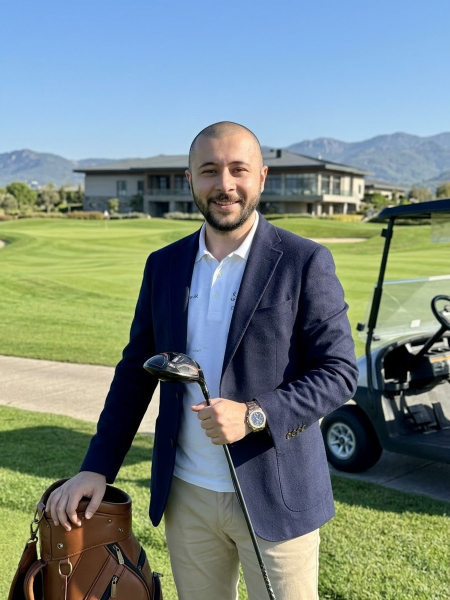
#> input picture assets/img/portrait.jpg, 900 x 1200 px (shown at 1/2 size)
$ python -i og_images.py   (imports and definitions only)
#> lines starting #> are read from the running program, lines starting #| are printed output that depends on the picture; after the words box and inside, x2 and y2 are one past the last pixel; in counts of white or black regions, pixels touching at a corner belong together
#!/usr/bin/env python3
"""Draw a share image for every page and every article, in both languages.

These are the pictures that appear when a link is posted to Facebook, WhatsApp,
Telegram, X or LinkedIn. Each one carries the page's own title rather than one
generic photograph.

    python3 tools/og_images.py        # writes assets/og/<lang>-<name>.jpg

Needs Pillow. Run it again after changing a title.
"""

import json
import os
import re

from PIL import Image, ImageDraw, ImageEnhance, ImageFilter, ImageFont

ROOT = os.path.dirname(os.path.dirname(os.path.abspath(__file__)))
FONTS = os.path.join(ROOT, "tools", "fonts")
OUT = os.path.join(ROOT, "assets", "og")

W, H = 1200, 630
INK = (8, 9, 11)                  # the site's own ground
INK_SOFT = (17, 19, 24)
VIOLET = (124, 92, 255)
VIOLET_SOFT = (154, 130, 255)
PAPER = (242, 242, 240)
MUTED = (154, 157, 165)
PAD = 68

GEORGIAN = re.compile(r"[\u10A0-\u10FF\u1C90-\u1CBF]")


# [67 lines left out: functions display, spaced, font, clean, wrap, fit, not called in this run]


SPLIT = 744                       # where the ink panel ends and the photograph starts


def background(photo_path):
    """Two panels, the way the site itself sets a page: the words on the ink
    ground, the photograph in its own frame beside them at full colour. Nothing
    fades across the face, and nothing is greyed out."""
#> called with photo_path = '../assets/img/portrait.jpg'
    base = Image.new("RGB", (W, H), INK)
    grad = Image.new("L", (W, 1))
    for x in range(W):
        grad.putpixel((x, 0), int(255 * (x / SPLIT) ** 1.5) if x < SPLIT else 255)
    base = Image.composite(Image.new("RGB", (W, H), INK_SOFT), base, grad.resize((W, H)))
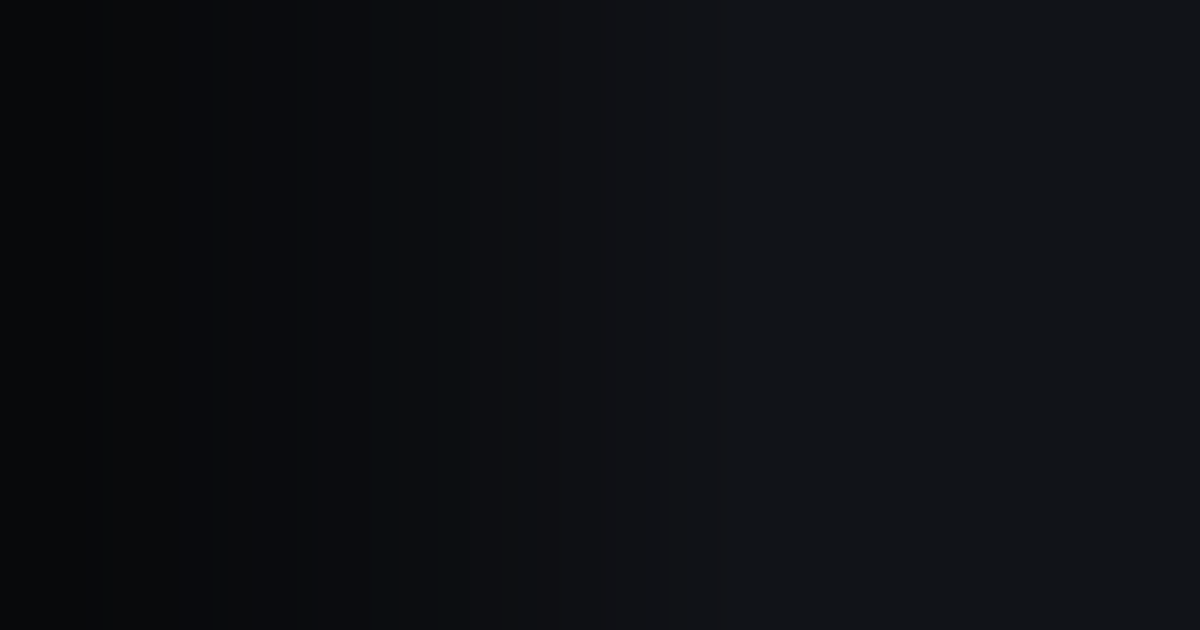
#> base: PIL image 1200x630 RGB; mean R, G, B 13.6, 15.3, 19.1

    # the violet the site uses for emphasis, low and behind the words
    glow = Image.new("RGB", (W, H), (40, 28, 96))
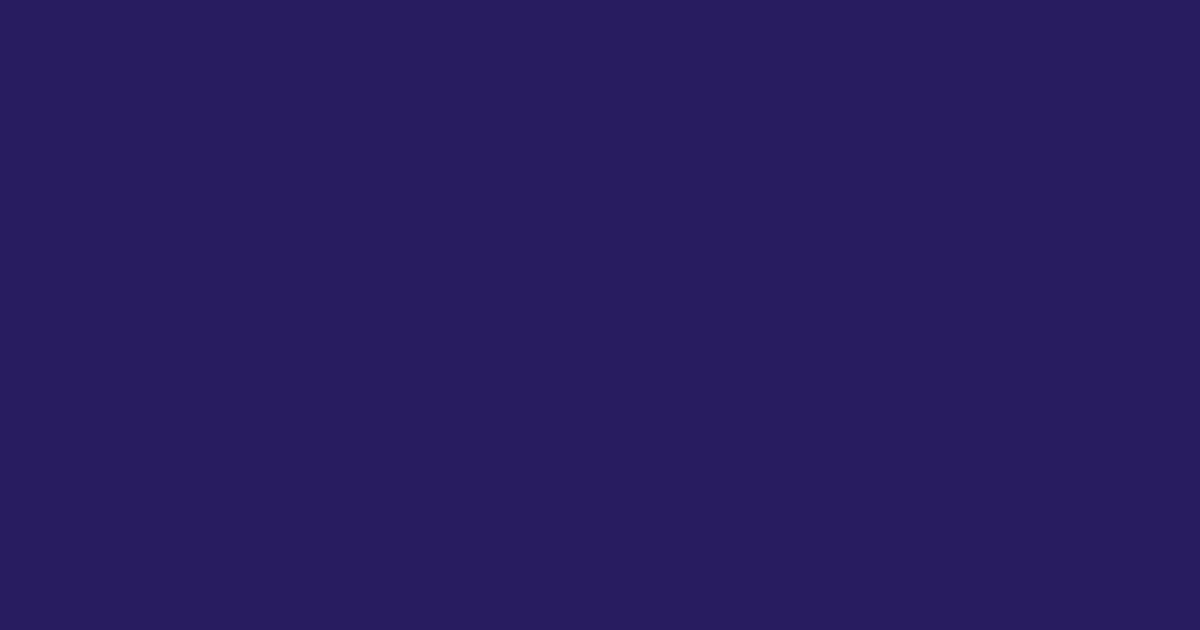
#> glow: PIL image 1200x630 RGB; mean R, G, B 40, 28, 96
    gmask = Image.new("L", (W, H), 0)
#> gmask: PIL image 1200x630 L; every value is 0
    ImageDraw.Draw(gmask).ellipse((-460, 120, 520, 900), fill=120)
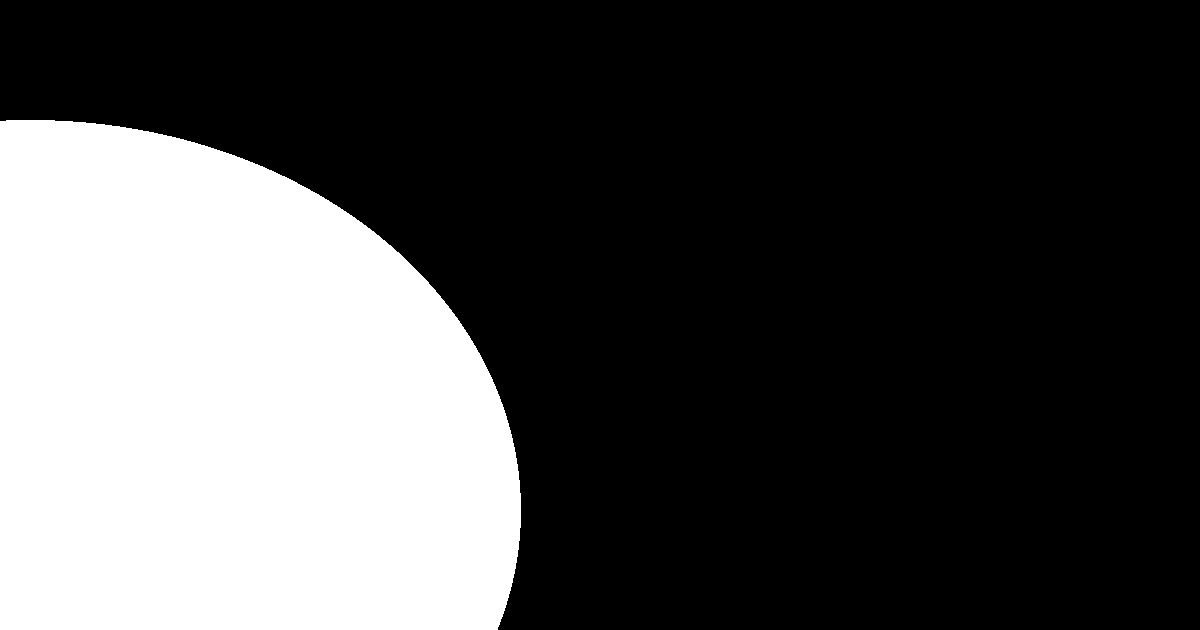
#> gmask: PIL image 1200x630 L; values 0 (black) and 120 (white), 29.6% white; 1 white region, box (x1, y1, x2, y2) and area: (0, 120, 521, 630) 223638
    base = Image.composite(glow, base, gmask.filter(ImageFilter.GaussianBlur(150)))
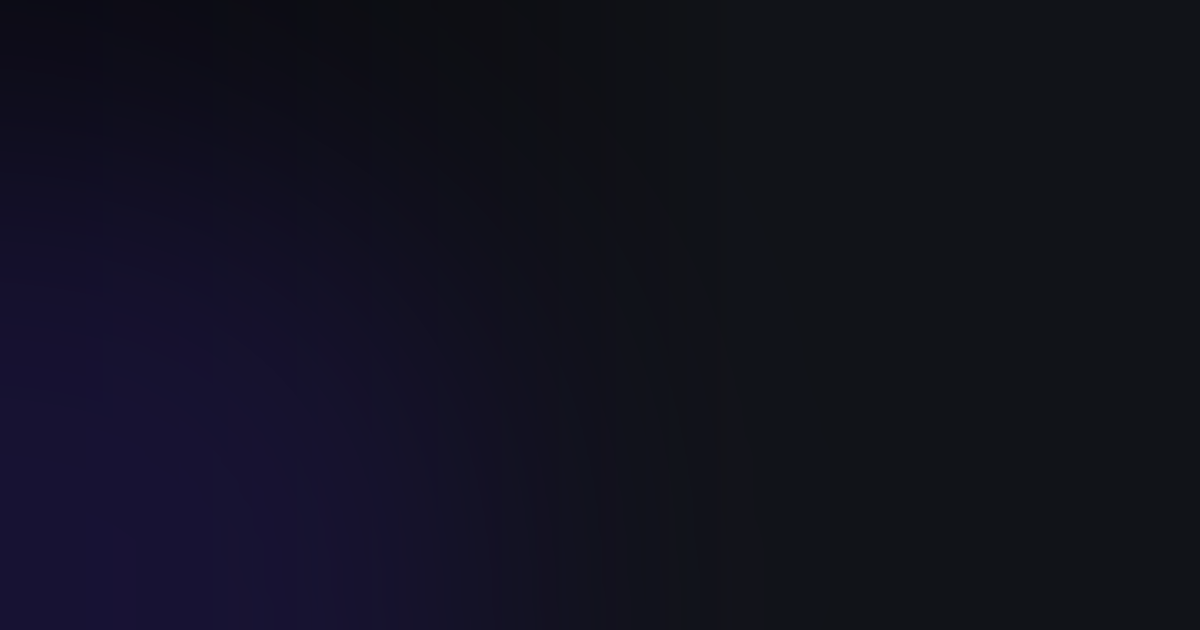
#> base: PIL image 1200x630 RGB; mean R, G, B 17.7, 17.5, 30.4

    if photo_path and os.path.exists(photo_path):
        frame_w = W - SPLIT
        with Image.open(photo_path) as im:
#> im is the input picture: PIL image 900x1200 RGB; mean R, G, B 117.1, 132.9, 129.9
            photo = im.convert("RGB")
        ratio = max(frame_w / photo.width, H / photo.height)
#> ratio = 0.525
        photo = photo.resize((max(frame_w, int(photo.width * ratio)),
                              max(H, int(photo.height * ratio))), Image.LANCZOS)
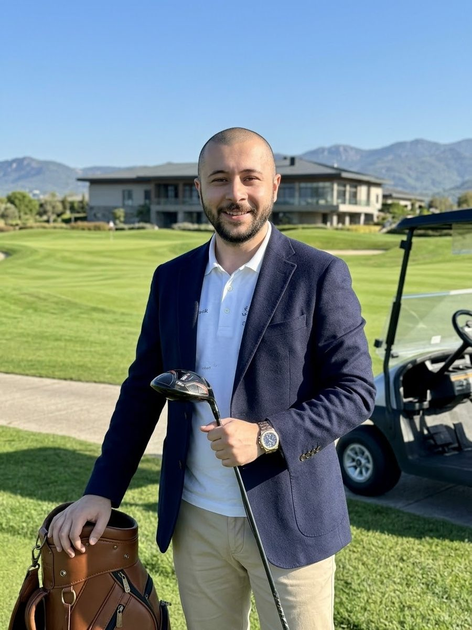
#> photo: PIL image 472x630 RGB; mean R, G, B 117.1, 132.9, 130
        left = (photo.width - frame_w) // 2
#> left = 8
        top = int((photo.height - H) * 0.32)        # faces sit above the middle
#> top = 0
        base.paste(photo.crop((left, top, left + frame_w, top + H)), (SPLIT, 0))
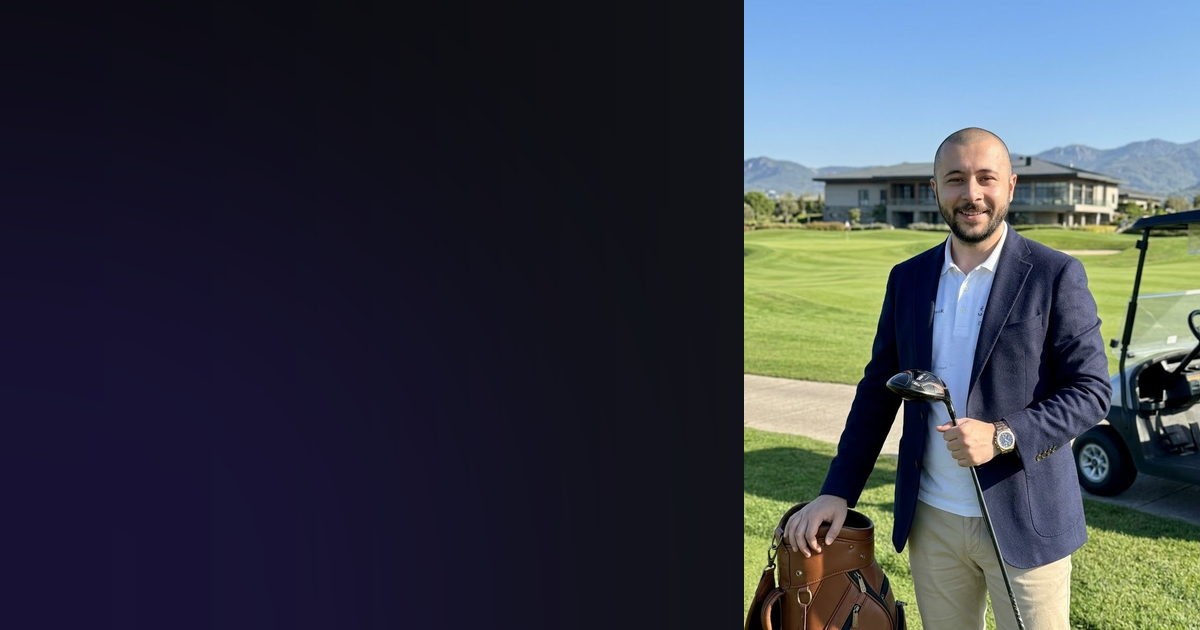
#> base: PIL image 1200x630 RGB; mean R, G, B 55.4, 60.4, 70.5

        # a hairline where the two panels meet, and the ink reaching a little
        # way into the picture so the join is a seam and not a cut
        veil = Image.new("RGB", (W, H), INK)
        vmask = Image.new("L", (W, 1), 0)
        for x in range(W):
            if SPLIT <= x < SPLIT + 90:
                vmask.putpixel((x, 0), int(190 * (1 - (x - SPLIT) / 90) ** 1.4))
        base = Image.composite(veil, base, vmask.resize((W, H)))
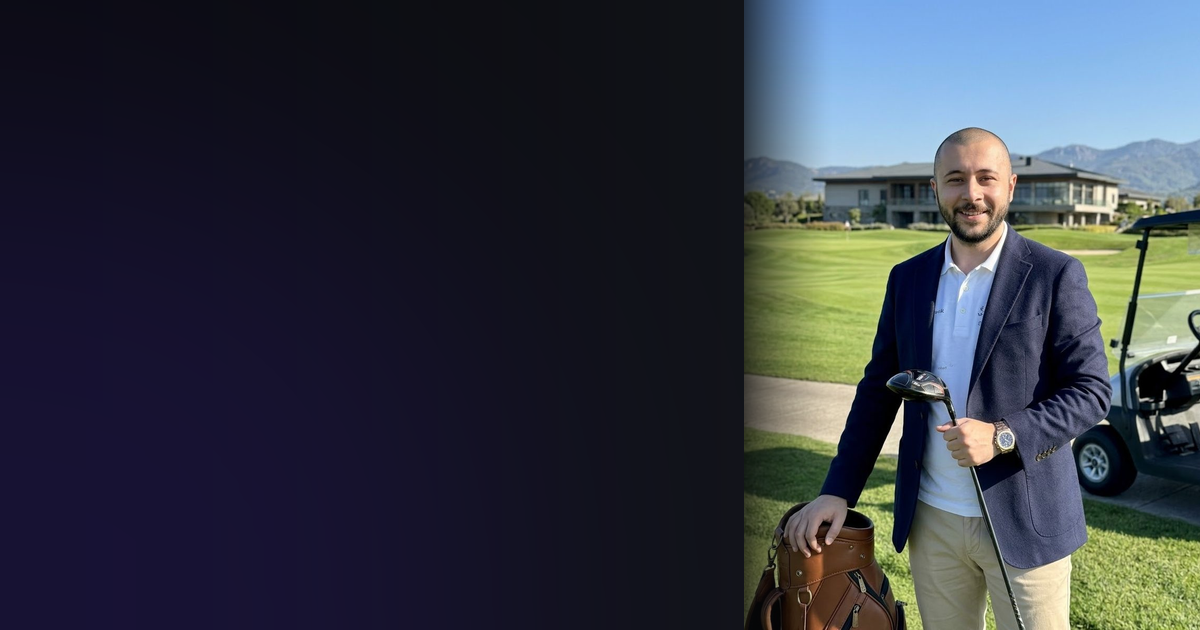
#> base: PIL image 1200x630 RGB; mean R, G, B 52.2, 56.8, 67.6
        ImageDraw.Draw(base).rectangle((SPLIT, 0, SPLIT + 2, H), fill=VIOLET)
    return base


# [81 lines left out: functions monogram, card, main, not called in this run]


# [2 lines not run here, left out]

>>> result = background('../assets/img/portrait.jpg')

$ run again, on assets/img/aviation-800.jpg
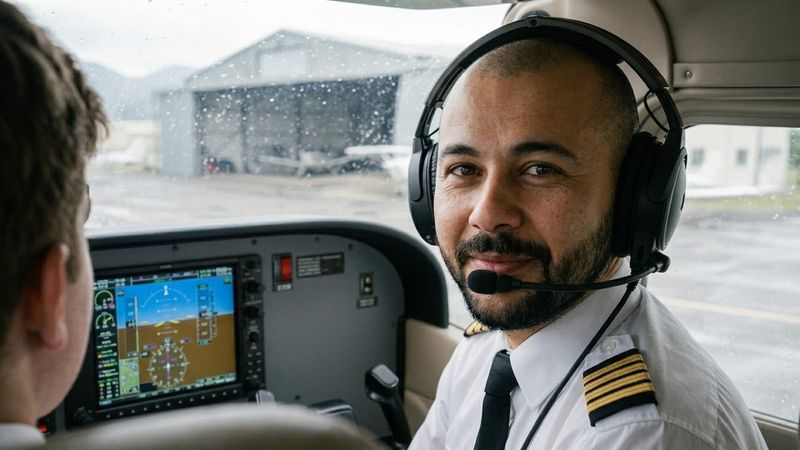
#> input picture assets/img/aviation-800.jpg, 800 x 450 px
#> in background, im is the input picture: PIL image 800x450 RGB; mean R, G, B 119.4, 120.3, 116.7
#> in background, `base.paste(photo.crop((left, top, left + frame_w, top + H)), (SPLIT, 0))`:
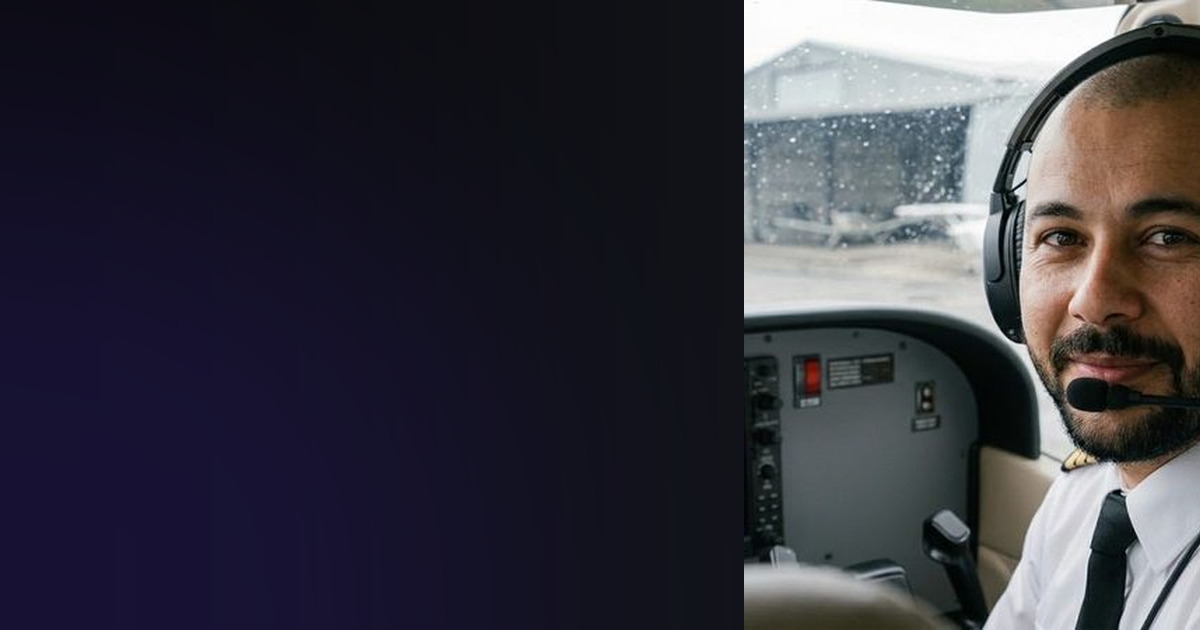
#> base: PIL image 1200x630 RGB; mean R, G, B 56.9, 55.8, 65.6
#> in background, `base = Image.composite(veil, base, vmask.resize((W, H)))`:
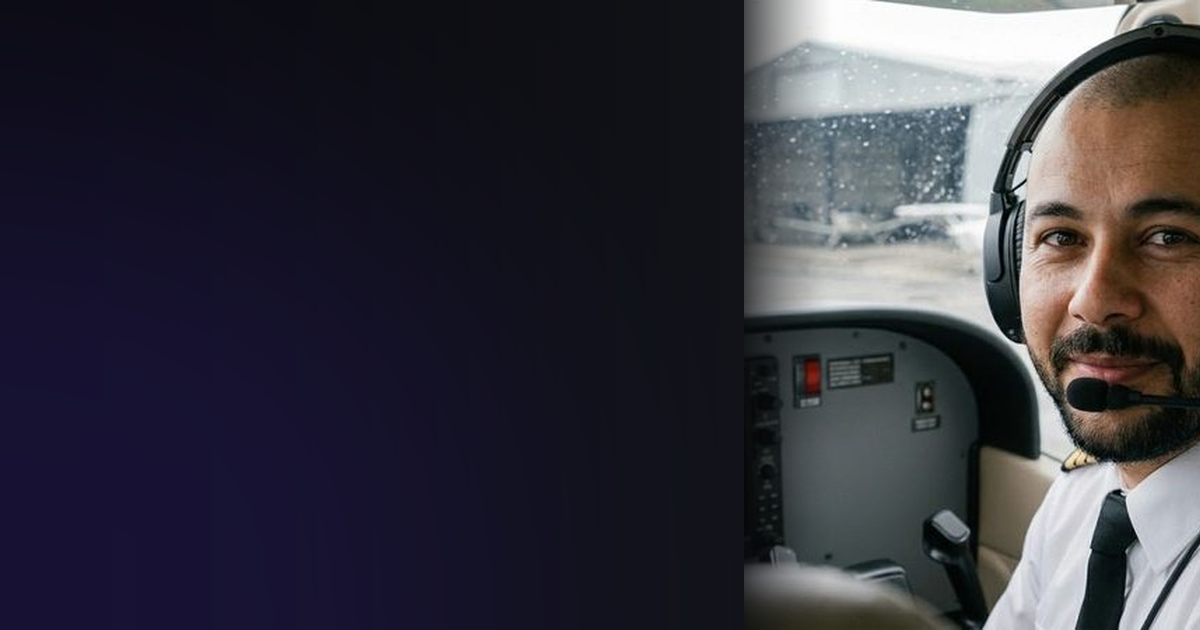
#> base: PIL image 1200x630 RGB; mean R, G, B 54.3, 53.1, 62.9

$ run again, on assets/img/film-800.jpg
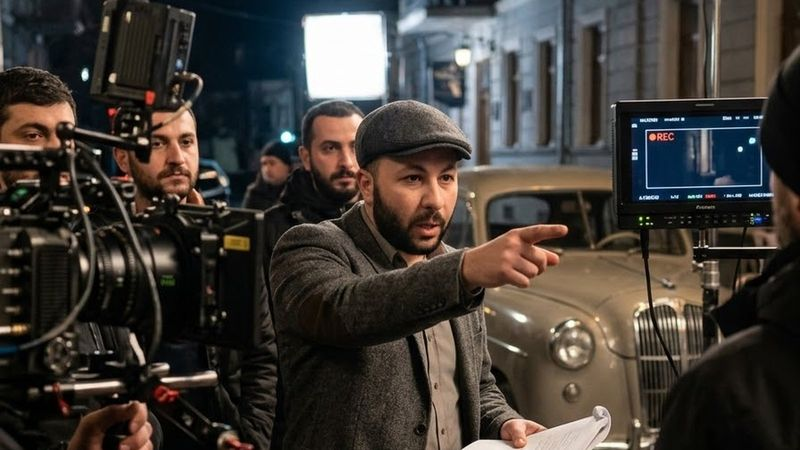
#> input picture assets/img/film-800.jpg, 800 x 450 px
#> in background, im is the input picture: PIL image 800x450 RGB; mean R, G, B 65.1, 59.6, 54.4
#> in background, `base.paste(photo.crop((left, top, left + frame_w, top + H)), (SPLIT, 0))`:
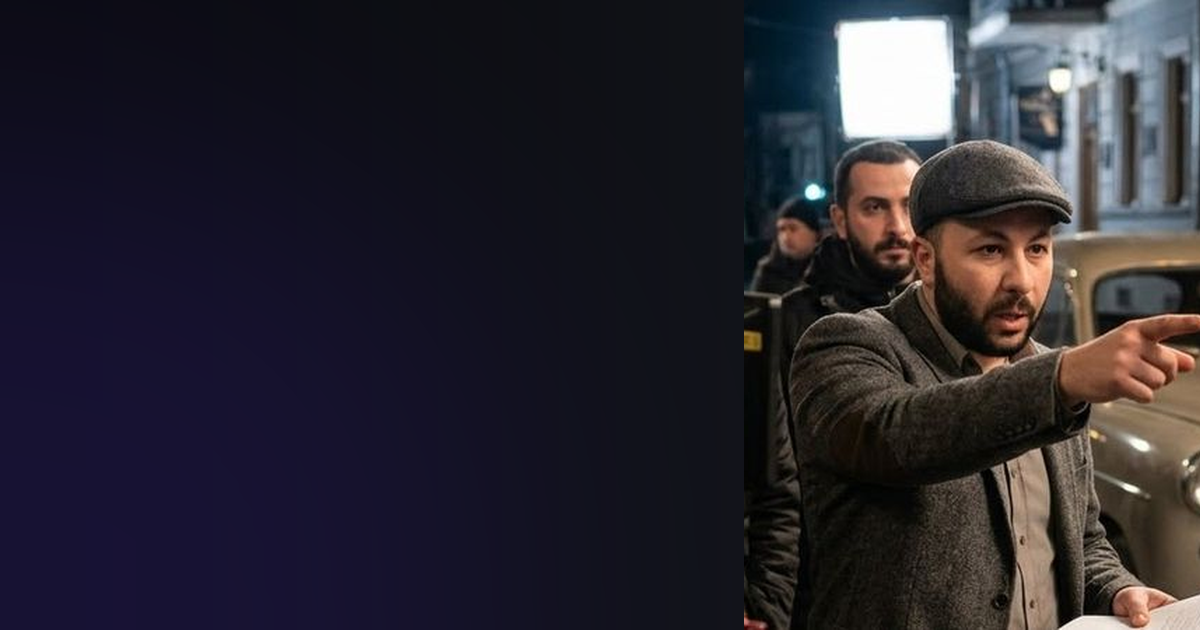
#> base: PIL image 1200x630 RGB; mean R, G, B 42.4, 39.3, 48.5
